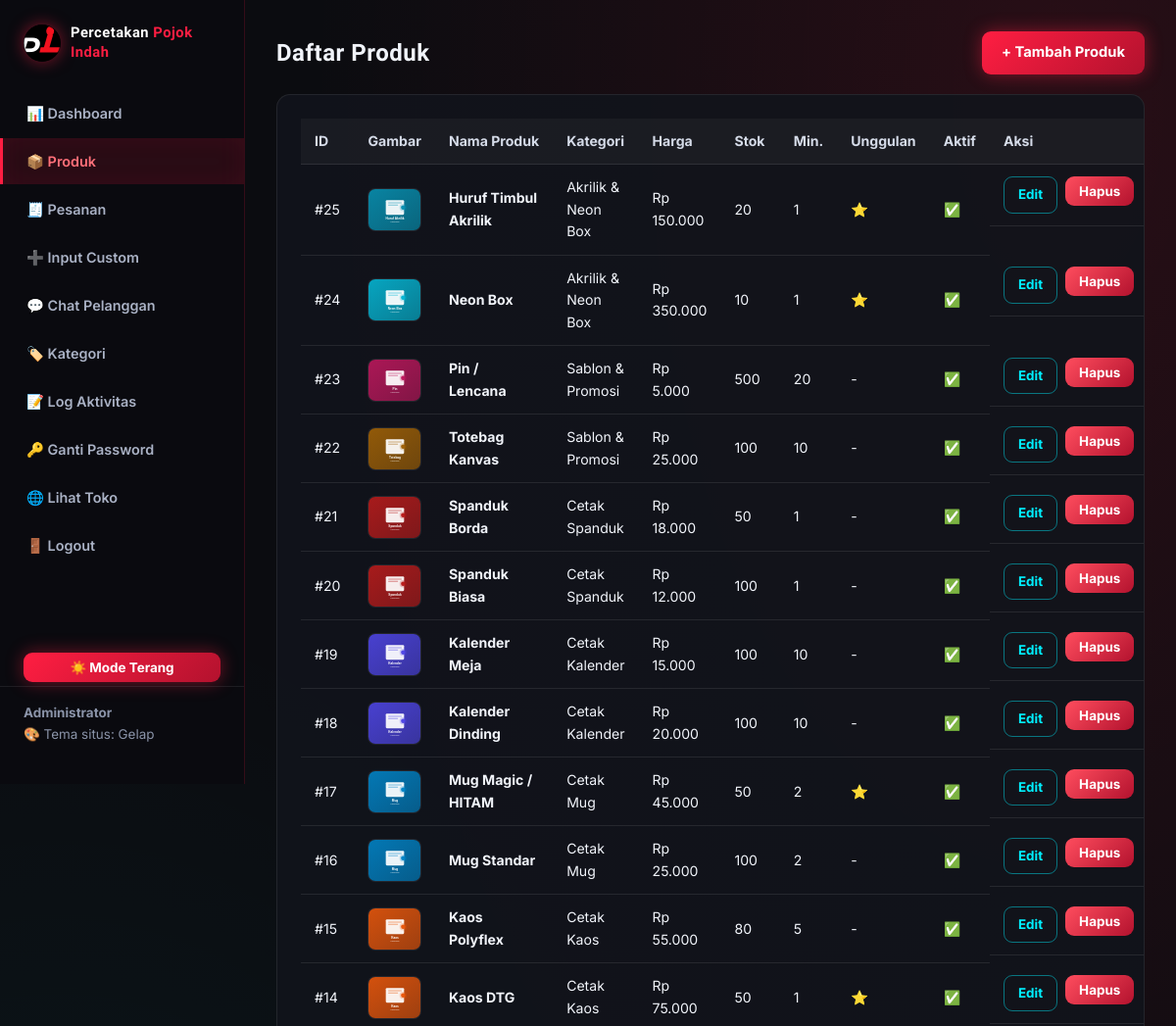
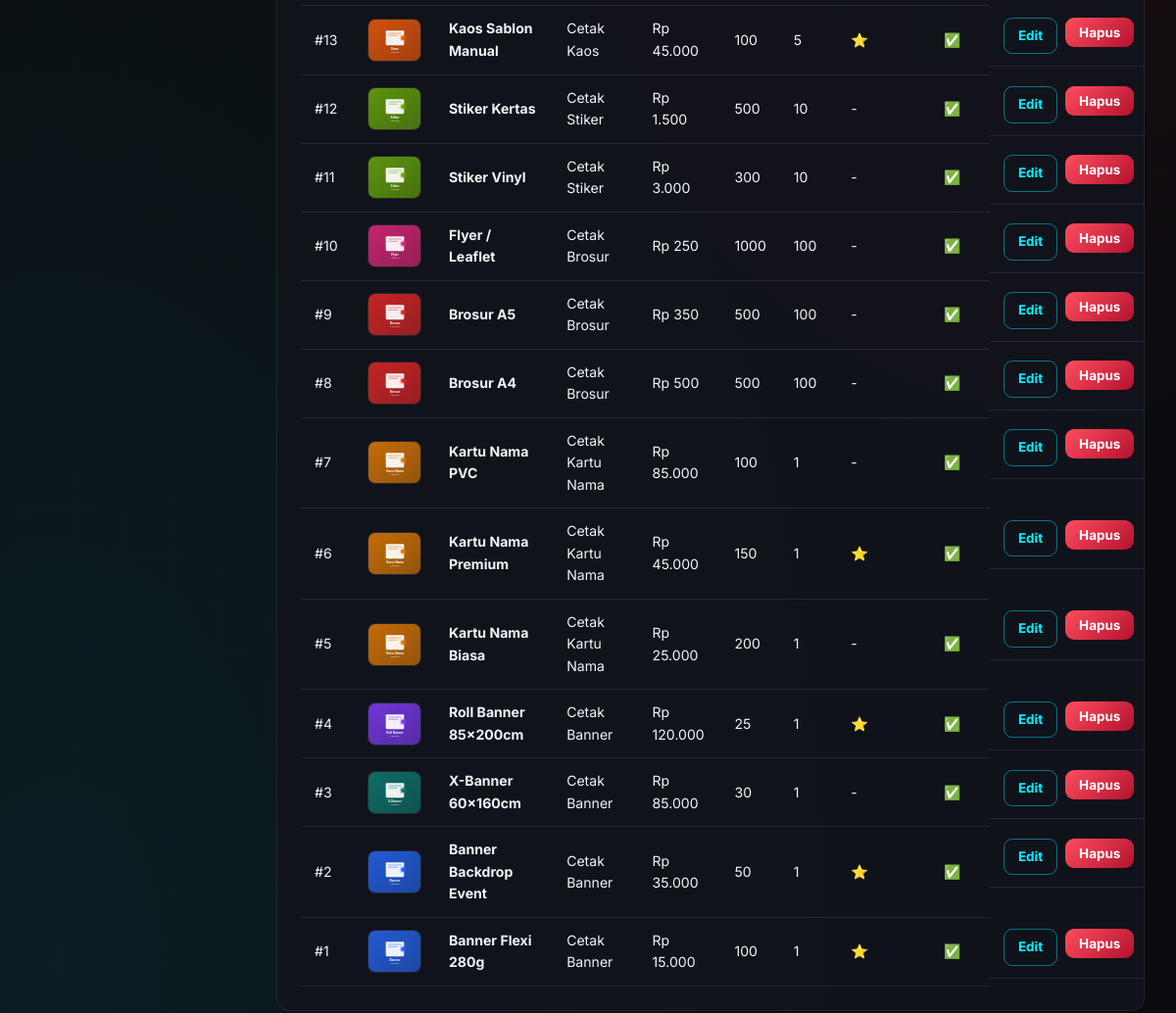
/admin/index.php?page=produk (signed in), run on the app's committed database (2 pictures, top to bottom).
### tables this page shows
CREATE TABLE IF NOT EXISTS produk (
    id INT AUTO_INCREMENT PRIMARY KEY,
    id_kategori INT NOT NULL,
    nama_produk VARCHAR(200) NOT NULL,
    deskripsi TEXT,
    harga DECIMAL(12,0) NOT NULL DEFAULT 0,
    satuan VARCHAR(50) DEFAULT 'pcs',
    stok INT DEFAULT 0,
    minimal_order INT DEFAULT 1,
    waktu_pengerjaan VARCHAR(100) DEFAULT '1-2 hari',
    gambar VARCHAR(500) DEFAULT 'default.png',
    is_unggulan TINYINT(1) DEFAULT 0,
    is_aktif TINYINT(1) DEFAULT 1,
    created_at TIMESTAMP DEFAULT CURRENT_TIMESTAMP,
    FOREIGN KEY (id_kategori) REFERENCES kategori(id) ON DELETE CASCADE
);

CREATE TABLE IF NOT EXISTS kategori (
    id INT AUTO_INCREMENT PRIMARY KEY,
    nama_kategori VARCHAR(100) NOT NULL UNIQUE,
    icon VARCHAR(20) DEFAULT '📦',
    created_at TIMESTAMP DEFAULT CURRENT_TIMESTAMP
);

### config.php (called while the page is built, shortened)
<?php
function db_connect() {
    $conn = new mysqli(DB_HOST, DB_USER, DB_PASS);
    $conn->set_charset('utf8mb4');
    $conn->query("CREATE DATABASE IF NOT EXISTS `" . DB_NAME . "` CHARACTER SET utf8mb4 COLLATE utf8mb4_unicode_ci");
    return $conn;
}
$conn = db_connect();
function rupiah($angka) {
    return 'Rp ' . number_format((float)$angka, 0, ',', '.');
}
function q($sql) {
    global $conn;
    $res = $conn->query($sql);
    return $res;
}
$conn->query("CREATE TABLE IF NOT EXISTS pengaturan (
    kunci VARCHAR(50) NOT NULL PRIMARY KEY,
    nilai TEXT
) ENGINE=InnoDB");
$conn->query("INSERT IGNORE INTO pengaturan (kunci, nilai) VALUES ('tema', 'gelap')");
$conn->query("INSERT IGNORE INTO pengaturan (kunci, nilai) VALUES ('app_url', '')");
$conn->query("INSERT IGNORE INTO pengaturan (kunci, nilai) VALUES ('recovery_q', '')");
$conn->query("INSERT IGNORE INTO pengaturan (kunci, nilai) VALUES ('recovery_a', '')");
function get_setting($kunci, $default = '') {
    global $conn;
    $k = $conn->real_escape_string((string)$kunci);
    $res = $conn->query("SELECT nilai FROM pengaturan WHERE kunci = '$k' LIMIT 1");
    if ($res && $res->num_rows > 0) {
        $row = $res->fetch_assoc();
        return $row['nilai'];
    }
    return $default;
}
$APP_TEMA = get_setting('tema', 'gelap');
?>

### funcs/gambar.php (called while the page is built, shortened)
<?php
function get_gambar_src($produk) {
    if (!empty($produk['gambar'])) {
        $g = basename((string)$produk['gambar']);
        if ($g !== '' && is_file(__DIR__ . '/../assets/img/' . $g)) {
            return 'assets/img/' . $g;
        }
    }
    $ket = strtolower((string)($produk['nama_produk'] ?? ''));
    $maps = array(
        'x-banner'   => 'x_banner.svg',
        'roll'       => 'roll_banner.svg',
        'backdrop'   => 'banner.svg',
        'kartu nama' => 'kartu_nama.svg',
        'brosur'     => 'brosur.svg',
        'flyer'      => 'flyer.svg',
        'leaflet'    => 'flyer.svg',
        'stiker'     => 'stiker.svg',
        'kaos'       => 'kaos.svg',
        'sablon'     => 'kaos.svg',
        'mug'        => 'mug.svg',
        'kalender'   => 'kalender.svg',
        'spanduk'    => 'spanduk.svg',
        'totebag'    => 'totebag.svg',
        'tote bag'   => 'totebag.svg',
        'pin'        => 'pin.svg',
        'lencana'    => 'pin.svg',
        'neon'       => 'neonbox.svg',
        'huruf'      => 'huruf.svg',
        'akrilik'    => 'huruf.svg',
        'banner'     => 'banner.svg',
    );
    foreach ($maps as $kata => $file) {
        if ($kata !== '' && strpos($ket, $kata) !== false) {
            return 'assets/img/' . $file;
        }
    }
    return 'assets/img/default.png';
}

### admin/index.php (the view, shortened to what this page needs)
<?php
require __DIR__ . '/../config.php';
require_once __DIR__ . '/../funcs/gambar.php';
$page = isset($_GET['page']) ? $_GET['page'] : 'dashboard';
$__cu = q_row("SELECT COUNT(*) j FROM chat WHERE dari = 'pelanggan' AND dibaca = 0");
$chat_unread = $__cu ? (int)$__cu['j'] : 0;
?>
<!DOCTYPE html>
<html lang="id">
<head>
    <link rel="stylesheet" href="../assets/css/style.css?v=<?= filemtime('../assets/css/style.css') ?>">
    <link rel="stylesheet" href="../assets/css/admin.css?v=<?= filemtime('../assets/css/admin.css') ?>">
</head>
<body class="admin-body<?= $APP_TEMA === 'terang' ? ' terang' : '' ?>">
<div class="admin-layout">
    <aside class="admin-sidebar">
        <a href="../index.php" class="logo admin-logo">
            <img src="../assets/img/logo.svg" alt="Percetakan Pojok Indah" class="logo-img">
            <span class="logo-text">Percetakan <span>Pojok Indah</span></span>
        </a>
        <nav class="admin-nav">
            <a href="index.php?page=dashboard" class="<?= $page == 'dashboard' ? 'active' : '' ?>">📊 Dashboard</a>
            <a href="index.php?page=produk" class="<?= in_array($page, ['produk', 'tambah_produk', 'edit_produk']) ? 'active' : '' ?>">📦 Produk</a>
            <a href="index.php?page=pesanan" class="<?= in_array($page, ['pesanan', 'detail_pesanan', 'pesanan_custom']) ? 'active' : '' ?>">🧾 Pesanan</a>
            <a href="index.php?page=pesanan_custom" class="<?= $page == 'pesanan_custom' ? 'active' : '' ?>">➕ Input Custom</a>
            <a href="index.php?page=chat" class="<?= $page == 'chat' ? 'active' : '' ?>">💬 Chat Pelanggan<?php if ($chat_unread > 0): ?> <span class="chat-unread"><?= $chat_unread ?></span><?php endif; ?></a>
            <a href="index.php?page=kategori" class="<?= $page == 'kategori' ? 'active' : '' ?>">🏷️ Kategori</a>
            <a href="index.php?page=log" class="<?= $page == 'log' ? 'active' : '' ?>">📝 Log Aktivitas</a>
            <a href="index.php?page=ganti_password" class="<?= $page == 'ganti_password' ? 'active' : '' ?>">🔑 Ganti Password</a>
            <a href="../index.php" target="_blank">🌐 Lihat Toko</a>
            <a href="index.php?page=logout" onclick="return confirm('Yakin mau logout?')">🚪 Logout</a>
        </nav>
        <form method="post" action="" onsubmit="return temaSubmit(this)" style="padding: 0 24px; margin: 12px 0 4px;">
            <button type="submit" id="themeToggle" name="ganti_tema" value="1" class="btn btn-primary btn-sm btn-block" title="Ganti mode gelap / terang">
            </button>
        </form>
        <div class="admin-user">
            <strong><?= htmlspecialchars($_SESSION['admin_nama'] ?? $_SESSION['admin_username']) ?></strong><br>
            <span>🎨 Tema situs: <span id="temaStatus"><?= $APP_TEMA === 'terang' ? 'Terang' : 'Gelap' ?></span></span>
        </div>
    </aside>
    <main class="admin-content">
        <?php
        if ($page == 'produk'):
            $list = q("SELECT p.*, k.nama_kategori FROM produk p JOIN kategori k ON p.id_kategori = k.id ORDER BY p.id DESC");
        ?>
            <div class="admin-head-row">
                <h1 class="admin-title">Daftar Produk</h1>
                <a href="index.php?page=tambah_produk" class="btn btn-primary">+ Tambah Produk</a>
            </div>
            <div class="admin-panel">
                <table class="table admin-table">
                    <thead>
                        <tr>
                            <th>ID</th>
                            <th>Gambar</th>
                            <th>Nama Produk</th>
                            <th>Kategori</th>
                            <th>Harga</th>
                            <th>Stok</th>
                            <th>Min.</th>
                            <th>Unggulan</th>
                            <th>Aktif</th>
                            <th>Aksi</th>
                        </tr>
                    </thead>
                    <tbody>
                        <?php if (!$list || $list->num_rows == 0): ?>
                            <tr><td colspan="10" class="text-center">Belum ada produk. <a href="index.php?page=tambah_produk">Tambah sekarang</a>.</td></tr>
                        <?php else: while ($pr = $list->fetch_assoc()): ?>
                            <tr>
                                <td>#<?= $pr['id'] ?></td>
                                <td><img src="../<?= htmlspecialchars(get_gambar_src($pr)) ?>" alt="" class="thumb-admin" loading="lazy" onerror="this.onerror=null;this.src='../assets/img/default.png'"></td>
                                <td><strong><?= htmlspecialchars($pr['nama_produk']) ?></strong></td>
                                <td><?= htmlspecialchars($pr['nama_kategori']) ?></td>
                                <td><?= rupiah($pr['harga']) ?></td>
                                <td><?= $pr['stok'] ?></td>
                                <td><?= $pr['minimal_order'] ?></td>
                                <td><?= $pr['is_unggulan'] ? '⭐' : '-' ?></td>
                                <td><?= $pr['is_aktif'] ? '✅' : '❌' ?></td>
                                <td class="actions">
                                    <a href="index.php?page=edit_produk&id=<?= $pr['id'] ?>" class="btn btn-outline btn-sm">Edit</a>
                                    <form method="post" action="index.php?page=hapus_produk" style="display:inline" onsubmit="return confirm('Hapus produk ini?')">
                                        <button type="submit" class="btn btn-danger btn-sm">Hapus</button>
                                    </form>
                                </td>
                            </tr>
                        <?php endwhile; endif; ?>
                    </tbody>
                </table>
            </div>
        <?php endif; ?>
    </main>
</div>
</body>
</html>

### assets/css/style.css (style rules this page uses)
*, *::before, *::after { margin: 0; padding: 0; box-sizing: border-box; }
:root { --bg: #0b0c10; --card: #12141c; --card-2: #171a24; --red: #ff1e42; --red-dark: #c4002b; --red-glow: rgba(255, 30, 66, 0.55); --cyan: #00f0ff; --blue: #0066ff; --primary: #2563eb; --primary-dark: #1d4ed8; --txt: #f1f4fa; --muted: #9aa3b5; --line: rgba(255, 255, 255, 0.09); --success: #22c55e; --success-bg: rgba(34, 197, 94, 0.12); --danger: #ff4d5e; --danger-bg: rgba(255, 30, 66, 0.12); --warning-bg: rgba(245, 158, 11, 0.14); --info-bg: rgba(0, 240, 255, 0.1); --radius: 14px; --radius-sm: 9px; --font-head: 'Orbitron', 'Segoe UI', system-ui, sans-serif; --font-body: 'Inter', 'Segoe UI', system-ui, -apple-system, sans-serif; }
html { scroll-behavior: smooth; }
body { font-family: var(--font-body); color: var(--txt); line-height: 1.6; background-color: var(--bg); background-image: radial-gradient(at 10% 8%, rgba(255, 30, 66, 0.16) 0, transparent 50%), radial-gradient(at 90% 18%, rgba(0, 240, 255, 0.1) 0, transparent 50%), radial-gradient(at 50% 85%, rgba(255, 0, 51, 0.13) 0, transparent 55%); background-attachment: fixed; min-height: 100vh; display: flex; flex-direction: column; }
body > main, main { flex: 1; }
img { max-width: 100%; display: block; }
a { text-decoration: none; color: inherit; }
button, .card-zoom, .gal-thumb, .gal-main { touch-action: manipulation; -webkit-tap-highlight-color: transparent; }
.logo { display: flex; align-items: center; gap: 10px; font-family: var(--font-head); font-size: 1.05rem; font-weight: 800; letter-spacing: 0.5px; color: #fff; white-space: nowrap; }
.logo-img { width: 42px; height: 42px; border-radius: 50%; object-fit: cover; flex-shrink: 0; box-shadow: 0 0 16px rgba(255, 30, 66, 0.5); }
.logo-text { color: #fff; line-height: 1.2; }
.logo-text span { color: var(--red); }
.btn { display: inline-flex; align-items: center; justify-content: center; gap: 8px; padding: 10px 20px; border-radius: var(--radius-sm); font-weight: 700; border: none; cursor: pointer; transition: all 0.25s; font-size: 0.92rem; text-align: center; font-family: inherit; }
.btn-primary { background: linear-gradient(135deg, var(--red) 0%, #b3122e 100%); color: #fff; box-shadow: 0 0 18px rgba(255, 30, 66, 0.45); }
.btn-outline { background: transparent; color: var(--cyan); border: 1px solid rgba(0, 240, 255, 0.45); }
.btn-danger { background: linear-gradient(135deg, #ff4d5e, #b3122e); color: #fff; }
.btn-sm { padding: 7px 14px; font-size: 0.84rem; }
.btn-block { width: 100%; }
.table { width: 100%; border-collapse: collapse; font-size: 0.88rem; }
.table th, .table td { padding: 12px 14px; text-align: left; border-bottom: 1px solid var(--line); }
.table th { background: rgba(255, 255, 255, 0.04); font-weight: 700; color: #d5dbe8; }
.table td { color: var(--txt); }
:root { color-scheme: dark; }

### data on the page
produk: id "25", shows a picture, nama_produk "Huruf Timbul Akrilik", id_kategori.nama_kategori "Akrilik & Neon Box", harga "Rp 150.000", stok "20", minimal_order "1"
produk: id "24", shows a picture, nama_produk "Neon Box", id_kategori.nama_kategori "Akrilik & Neon Box", harga "Rp 350.000", stok "10", minimal_order "1"
produk: id "23", gambar (picture), nama_produk "Pin / Lencana", id_kategori.nama_kategori "Sablon & Promosi", harga "Rp 5.000", stok "500", minimal_order "20"
produk: id "22", gambar (picture), nama_produk "Totebag Kanvas", id_kategori.nama_kategori "Sablon & Promosi", harga "Rp 25.000", stok "100", minimal_order "10"
produk: id "21", nama_produk "Spanduk Borda", id_kategori.nama_kategori "Cetak Spanduk", harga "Rp 18.000", stok "50", minimal_order "1"
produk: id "20", nama_produk "Spanduk Biasa", id_kategori.nama_kategori "Cetak Spanduk", harga "Rp 12.000", stok "100", minimal_order "1"
produk: id "19", nama_produk "Kalender Meja", id_kategori.nama_kategori "Cetak Kalender", harga "Rp 15.000", stok "100", minimal_order "10"
produk: id "18", nama_produk "Kalender Dinding", id_kategori.nama_kategori "Cetak Kalender", harga "Rp 20.000", stok "100", minimal_order "10"
produk: id "17", nama_produk "Mug Magic / HITAM", id_kategori.nama_kategori "Cetak Mug", harga "Rp 45.000", stok "50", minimal_order "2"
produk: id "16", nama_produk "Mug Standar", id_kategori.nama_kategori "Cetak Mug", harga "Rp 25.000", stok "100", minimal_order "2"
produk: id "15", nama_produk "Kaos Polyflex", id_kategori.nama_kategori "Cetak Kaos", harga "Rp 55.000", stok "80", minimal_order "5"
produk: id "14", nama_produk "Kaos DTG", id_kategori.nama_kategori "Cetak Kaos", harga "Rp 75.000", stok "50", minimal_order "1"
produk: id "13", nama_produk "Kaos Sablon Manual", id_kategori.nama_kategori "Cetak Kaos", harga "Rp 45.000", stok "100", minimal_order "5"
produk: id "12", nama_produk "Stiker Kertas", id_kategori.nama_kategori "Cetak Stiker", harga "Rp 1.500", stok "500", minimal_order "10"
produk: id "11", nama_produk "Stiker Vinyl", id_kategori.nama_kategori "Cetak Stiker", harga "Rp 3.000", stok "300", minimal_order "10"
produk: id "10", gambar (picture), nama_produk "Flyer / Leaflet", id_kategori.nama_kategori "Cetak Brosur", harga "Rp 250", stok "1000", minimal_order "100"
produk: id "9", nama_produk "Brosur A5", id_kategori.nama_kategori "Cetak Brosur", harga "Rp 350", stok "500", minimal_order "100"
produk: id "8", nama_produk "Brosur A4", id_kategori.nama_kategori "Cetak Brosur", harga "Rp 500", stok "500", minimal_order "100"
produk: id "7", nama_produk "Kartu Nama PVC", id_kategori.nama_kategori "Cetak Kartu Nama", harga "Rp 85.000", stok "100", minimal_order "1"
produk: id "6", nama_produk "Kartu Nama Premium", id_kategori.nama_kategori "Cetak Kartu Nama", harga "Rp 45.000", stok "150", minimal_order "1"
produk: id "5", nama_produk "Kartu Nama Biasa", id_kategori.nama_kategori "Cetak Kartu Nama", harga "Rp 25.000", stok "200", minimal_order "1"
produk: id "4", gambar (picture), nama_produk "Roll Banner 85x200cm", id_kategori.nama_kategori "Cetak Banner", harga "Rp 120.000", stok "25", minimal_order "1"
produk: id "3", gambar (picture), nama_produk "X-Banner 60x160cm", id_kategori.nama_kategori "Cetak Banner", harga "Rp 85.000", stok "30", minimal_order "1"
produk: id "2", nama_produk "Banner Backdrop Event", id_kategori.nama_kategori "Cetak Banner", harga "Rp 35.000", stok "50", minimal_order "1"
produk: id "1", nama_produk "Banner Flexi 280g", id_kategori.nama_kategori "Cetak Banner", harga "Rp 15.000", stok "100", minimal_order "1"

### other printed values
$_SESSION['admin_nama'] "Administrator"
